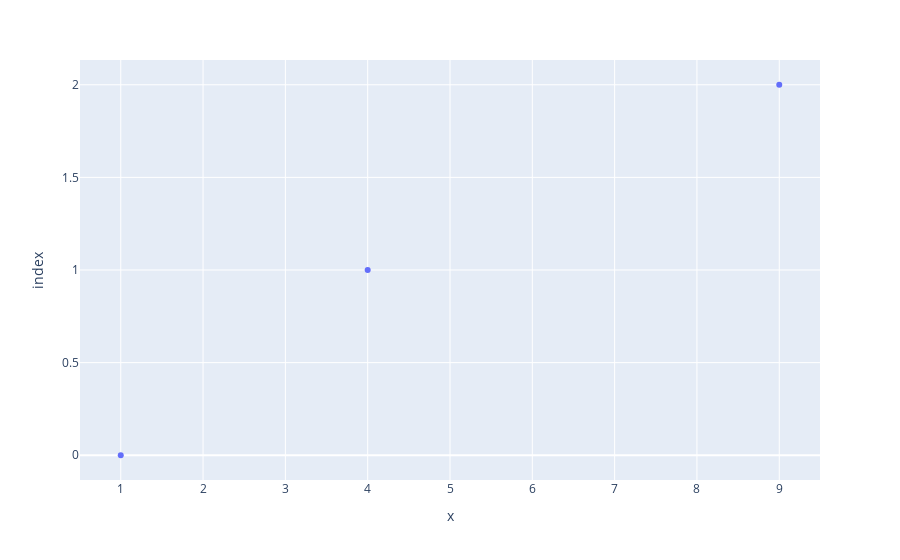

Notebook code cell kept with this figure:
### Markdown cell above
## Scatter plots

What is the relationship between `birth_rate` and `death_rate` in:
1. `Eastern Europe`
1. `Northern Europe`

Using plotly express:
- `px.scatter`
- `opacity` (this is the `alpha` option in matplotlib)
- multiple scatters on same plot
- legend
- log scale

### Code cell
# simple scatter example
x = [1, 2, 3]
y = [1, 4, 9]
px.scatter(x, y)

### Figure 1 — Plotly figure (JSON) as saved in the notebook; plotly's stock layout.template omitted (floating-point values rounded to 4 significant figures)
{"data": [{"hovertemplate": "x=%{x}<br>index=%{y}<extra></extra>", "legendgroup": "", "marker": {"color": "#636efa", "symbol": "circle"}, "mode": "markers", "name": "", "orientation": "h", "showlegend": false, "type": "scatter", "x": [1, 4, 9], "xaxis": "x", "y": [0, 1, 2], "yaxis": "y"}], "layout": {"legend": {"tracegroupgap": 0}, "margin": {"t": 60}, "xaxis": {"anchor": "y", "domain": [0, 1], "title": {"text": "x"}}, "yaxis": {"anchor": "x", "domain": [0, 1], "title": {"text": "index"}}}}
